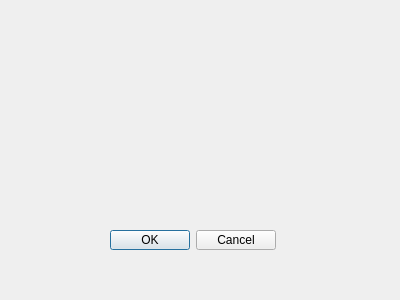
<?xml version="1.0" encoding="UTF-8"?>
<ui version="4.0">
 <class>IPValidation</class>
 <widget class="QWidget" name="IPValidation">
  <property name="geometry">
   <rect>
    <x>0</x>
    <y>0</y>
    <width>400</width>
    <height>300</height>
   </rect>
  </property>
  <property name="windowTitle">
   <string>Form</string>
  </property>
  <widget class="QDialogButtonBox" name="buttonBox">
   <property name="geometry">
    <rect>
     <x>110</x>
     <y>230</y>
     <width>166</width>
     <height>20</height>
    </rect>
   </property>
   <property name="standardButtons">
    <set>QDialogButtonBox::Cancel|QDialogButtonBox::Ok</set>
   </property>
  </widget>
 </widget>
 <resources/>
 <connections/>
</ui>
